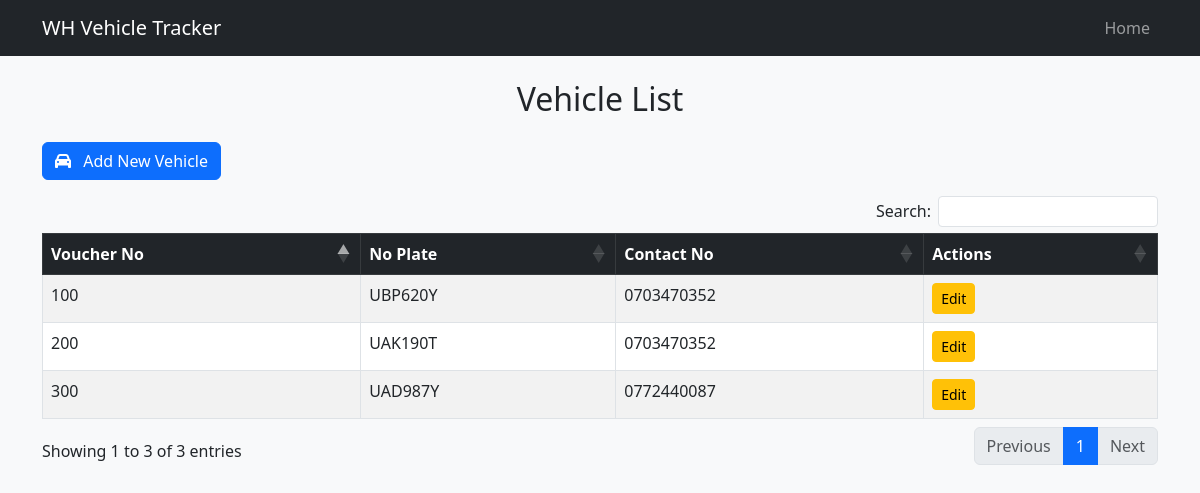
Before: / with the older database file.
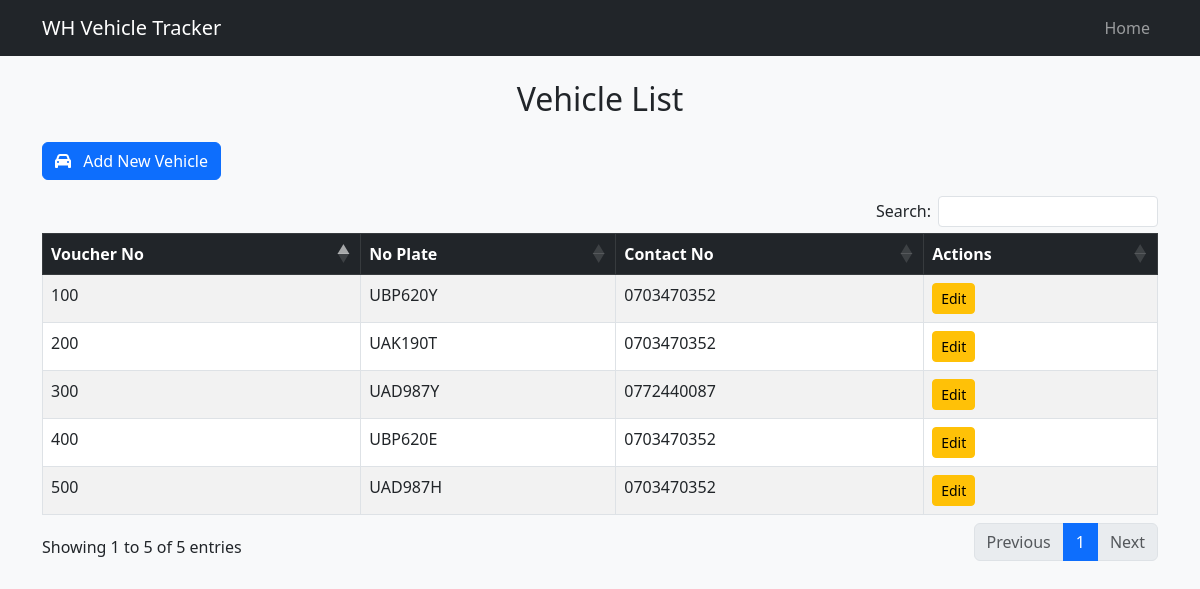
After: the same page with the newer database file.
### registration/models.py (models this page shows, shortened)
class Vehicle(models.Model):
    voucher_no = models.CharField(max_length=20, unique=True)
    registration_plate = models.CharField(max_length=15, unique=True)
    contact_no = models.CharField(max_length=15)

### registration/views.py (the view)
# urls.py: path('', vehicle_list, name='vehicle_list'),
def vehicle_list(request):
    vehicles = Vehicle.objects.all()
    return render(request, 'vehicle_list.html', {'vehicles': vehicles})

### templates/vehicle_list.html (shortened to what this page needs)
<!DOCTYPE html>
<html>
<head>
    <link href="https://cdn.jsdelivr.net/npm/bootstrap@5.3.0/dist/css/bootstrap.min.css" rel="stylesheet">
    <link rel="stylesheet" href="https://cdnjs.cloudflare.com/ajax/libs/toastr.js/latest/toastr.min.css">
    <link rel="stylesheet" href="https://cdnjs.cloudflare.com/ajax/libs/font-awesome/6.4.2/css/all.min.css">
</head>
<body>
    {% include 'navbar.html' %}
    <div class="container mt-4">
        <h2 class="text-center mb-4">Vehicle List</h2>
        <button class="btn btn-primary mb-3" data-bs-toggle="modal" data-bs-target="#vehicleModal">
            <i class="fas fa-car me-2"></i> Add New Vehicle
        </button>
        <div class="table-responsive">
            <table id="vehicleTable" class="table table-striped table-bordered">
                <thead class="table-dark">
                    <tr>
                        <th>Voucher No</th>
                        <th>No Plate</th>
                        <th>Contact No</th>
                        <th>Actions</th>
                    </tr>
                </thead>
                <tbody>
                    {% for vehicle in vehicles %}
                    <tr>
                        <td>{{ vehicle.voucher_no }}</td>
                        <td>{{ vehicle.registration_plate }}</td>
                        <td>{{ vehicle.contact_no }}</td>
                        <td>
                            <button class="btn btn-warning btn-sm edit-vehicle" data-id="{{ vehicle.id }}"
                                data-voucher_no="{{ vehicle.voucher_no }}"
                                data-registration_plate="{{ vehicle.registration_plate }}"
                                data-contact_no="{{ vehicle.contact_no }}" data-bs-toggle="modal"
                                data-bs-target="#vehicleModal">
                                Edit
                            </button>
                        </td>
                    </tr>
                    {% endfor %}
                </tbody>
            </table>
        </div>
    </div>
    <link rel="stylesheet" href="https://cdn.datatables.net/1.13.6/css/dataTables.bootstrap5.min.css">
</body>
</html>

### templates/navbar.html (shortened to what this page needs)
<nav class="navbar navbar-expand-lg navbar-dark bg-dark">
    <div class="container">
    <a class="navbar-brand" href="{% url 'vehicle_list' %}">WH Vehicle Tracker</a>
        <div class="collapse navbar-collapse" id="navbarNav">
            <ul class="navbar-nav ms-auto">
                <li class="nav-item">
                    <a class="nav-link" href="{% url 'vehicle_list' %}">Home</a>
                </li>
            </ul>
        </div>
    </div>
</nav>

### templates/vehicle_list.html (style rules this page uses)
body { background-color: #f8f9fa; }

Changed rows visible on the page:
added Vehicle: voucher_no "400", registration_plate "UBP620E", contact_no "0703470352"
added Vehicle: voucher_no "500", registration_plate "UAD987H", contact_no "0703470352"
Other visible differences:
text written by a page script: "Search: Showing 1 to 3 of 3 entries Previous 1 Next" → "Search: Showing 1 to 5 of 5 entries Previous 1 Next"
